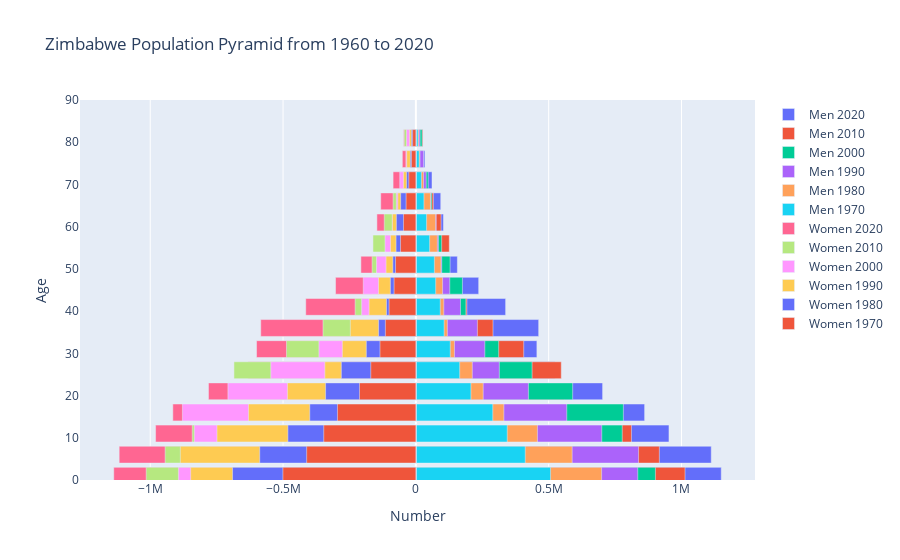

Notebook cell for this chart:
### Code cell
#defining a new function to graph population pyramid for multiple years 

def graph_pop_pyramid_years(dataframe, age_range, years, titl):
    layout = go.Layout(barmode='overlay',
                   yaxis=go.layout.YAxis(range=[0, 90], title='Age'),
                   xaxis=go.layout.XAxis(title='Number'),
                      title = titl)

    
    binz = [go.Bar(x = dfz.loc[str(year),:].filter(regex="Male").values,
                   y = [int(s[:2])+1 for s in age_rangez],
                   orientation='h',
                   name='Men {:d}'.format(year),
                   hoverinfo='skip'
                  )
            for year in years]

    binz += [go.Bar(x = -dfz.loc[str(year),:].filter(regex="Female").values,
                    y=[int(s[:2])+1 for s in age_range],
                    orientation='h',
                    name='Women {:d}'.format(year),
                    hoverinfo='skip',
                   )
             for year in years]
    return py.iplot(dict(data=binz, layout=layout))

#calling function on Zimbabwe Population 
graph_pop_pyramid_years(dfz, age_rangez, range(2020,1960, -10), "Zimbabwe Population Pyramid from 1960 to 2020")

### Figure 1 — Plotly figure (JSON) as saved in the notebook; plotly's stock layout.template omitted (floating-point values rounded to 4 significant figures)
{"data": [{"hoverinfo": "skip", "name": "Men 2020", "orientation": "h", "type": "bar", "x": [1149744, 1112085, 952937, 861278, 703124, 524185, 455666, 462417, 337969, 236555, 156270, 114861, 103800, 93738, 60847, 34099, 25648], "y": [1, 6, 11, 16, 21, 26, 31, 36, 41, 46, 51, 56, 61, 66, 71, 76, 81]}, {"hoverinfo": "skip", "name": "Men 2010", "orientation": "h", "type": "bar", "x": [1013427, 916797, 811716, 651750, 559783, 547494, 406117, 290378, 192185, 137575, 126605, 125890, 94939, 66272, 40288, 26806, 26143], "y": [1, 6, 11, 16, 21, 26, 31, 36, 41, 46, 51, 56, 61, 66, 71, 76, 81]}, {"hoverinfo": "skip", "name": "Men 2000", "orientation": "h", "type": "bar", "x": [901957, 774942, 777057, 781306, 590335, 437635, 311802, 225732, 188373, 175414, 128968, 97122, 73372, 60206, 46534, 27181, 23665], "y": [1, 6, 11, 16, 21, 26, 31, 36, 41, 46, 51, 56, 61, 66, 71, 76, 81]}, {"hoverinfo": "skip", "name": "Men 1990", "orientation": "h", "type": "bar", "x": [835401, 838405, 699845, 568084, 423731, 314268, 259551, 231705, 167960, 127627, 97428, 84984, 76870, 56013, 38946, 29255, 15966], "y": [1, 6, 11, 16, 21, 26, 31, 36, 41, 46, 51, 56, 61, 66, 71, 76, 81]}, {"hoverinfo": "skip", "name": "Men 1980", "orientation": "h", "type": "bar", "x": [699338, 588450, 457696, 331391, 253488, 212453, 145320, 118572, 105250, 100614, 94422, 80833, 74287, 54937, 29024, 15592, 11233], "y": [1, 6, 11, 16, 21, 26, 31, 36, 41, 46, 51, 56, 61, 66, 71, 76, 81]}, {"hoverinfo": "skip", "name": "Men 1970", "orientation": "h", "type": "bar", "x": [507124, 411881, 344125, 289593, 207339, 165065, 129547, 106377, 91850, 74679, 69758, 51875, 40379, 30380, 20881, 12635, 8309], "y": [1, 6, 11, 16, 21, 26, 31, 36, 41, 46, 51, 56, 61, 66, 71, 76, 81]}, {"hoverinfo": "skip", "name": "Women 2020", "orientation": "h", "type": "bar", "x": [-1137362, -1117009, -979886, -914963, -780750, -632092, -599778, -583992, -414475, -302336, -206909, -153503, -146678, -132292, -85703, -50958, -45766], "y": [1, 6, 11, 16, 21, 26, 31, 36, 41, 46, 51, 56, 61, 66, 71, 76, 81]}, {"hoverinfo": "skip", "name": "Women 2010", "orientation": "h", "type": "bar", "x": [-1015137, -943869, -841989, -721523, -705642, -684887, -487093, -349585, -228636, -164140, -164707, -161512, -118857, -85734, -52445, -36186, -43657], "y": [1, 6, 11, 16, 21, 26, 31, 36, 41, 46, 51, 56, 61, 66, 71, 76, 81]}, {"hoverinfo": "skip", "name": "Women 2000", "orientation": "h", "type": "bar", "x": [-893782, -789287, -834018, -878867, -707464, -546044, -364944, -237326, -204150, -197993, -148155, -116176, -88454, -73510, -60603, -37167, -35131], "y": [1, 6, 11, 16, 21, 26, 31, 36, 41, 46, 51, 56, 61, 66, 71, 76, 81]}, {"hoverinfo": "skip", "name": "Women 1990", "orientation": "h", "type": "bar", "x": [-847725, -886613, -748624, -630102, -483471, -342599, -276699, -246607, -176097, -140625, -112124, -95385, -88390, -67895, -46743, -34354, -23795], "y": [1, 6, 11, 16, 21, 26, 31, 36, 41, 46, 51, 56, 61, 66, 71, 76, 81]}, {"hoverinfo": "skip", "name": "Women 1980", "orientation": "h", "type": "bar", "x": [-690084, -587785, -481806, -399334, -339874, -280594, -186527, -140299, -110577, -95972, -86675, -74575, -73304, -57176, -34925, -20878, -16640], "y": [1, 6, 11, 16, 21, 26, 31, 36, 41, 46, 51, 56, 61, 66, 71, 76, 81]}, {"hoverinfo": "skip", "name": "Women 1970", "orientation": "h", "type": "bar", "x": [-500591, -411113, -346811, -295106, -212219, -169697, -135117, -114708, -100786, -81957, -76520, -57750, -46623, -36802, -26565, -16567, -12186], "y": [1, 6, 11, 16, 21, 26, 31, 36, 41, 46, 51, 56, 61, 66, 71, 76, 81]}], "layout": {"autosize": true, "barmode": "overlay", "title": {"text": "Zimbabwe Population Pyramid from 1960 to 2020"}, "xaxis": {"autorange": true, "range": [-1264000.0, 1277000.0], "title": {"text": "Number"}, "type": "linear"}, "yaxis": {"range": [0, 90], "title": {"text": "Age"}, "type": "linear"}}}
